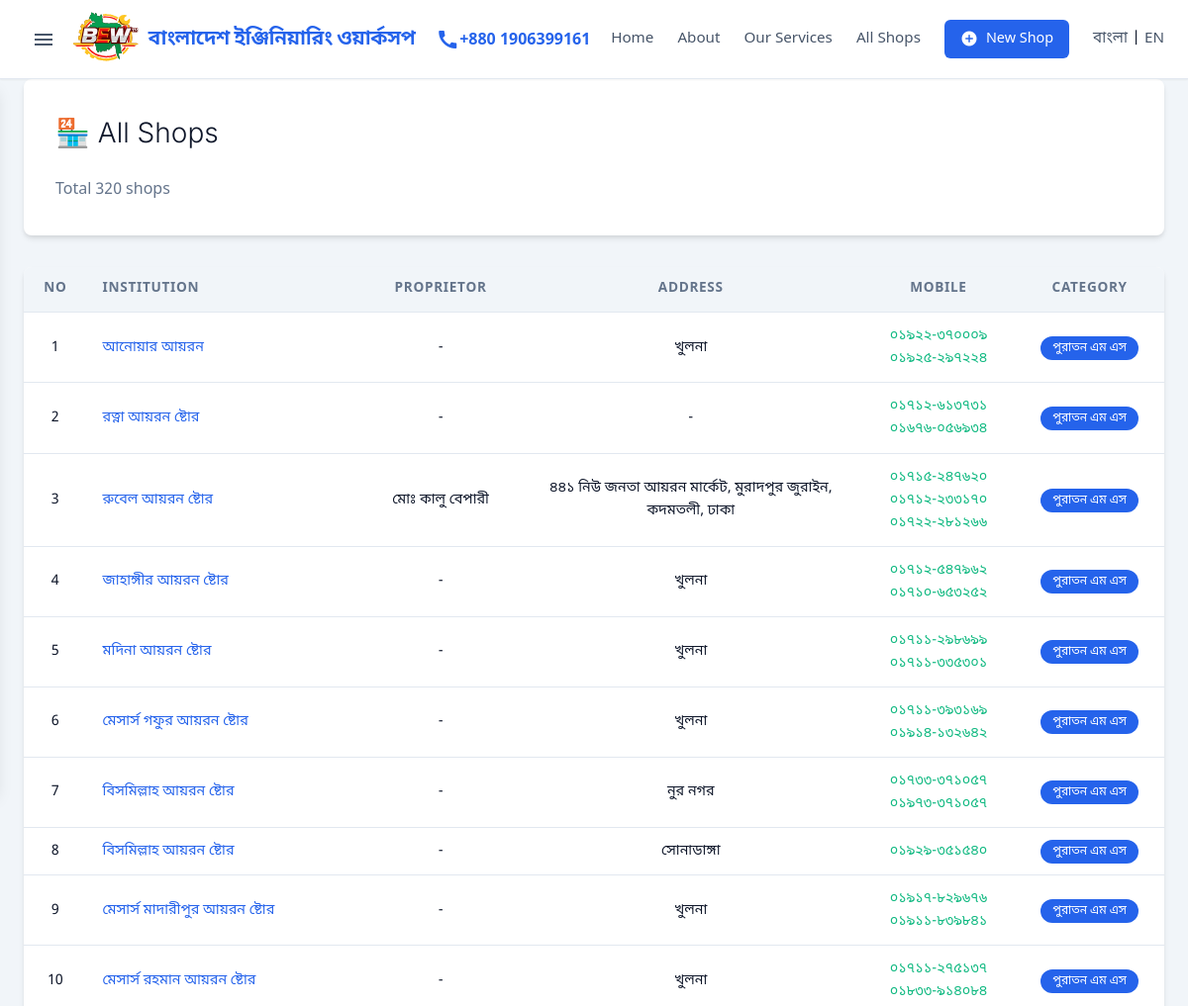
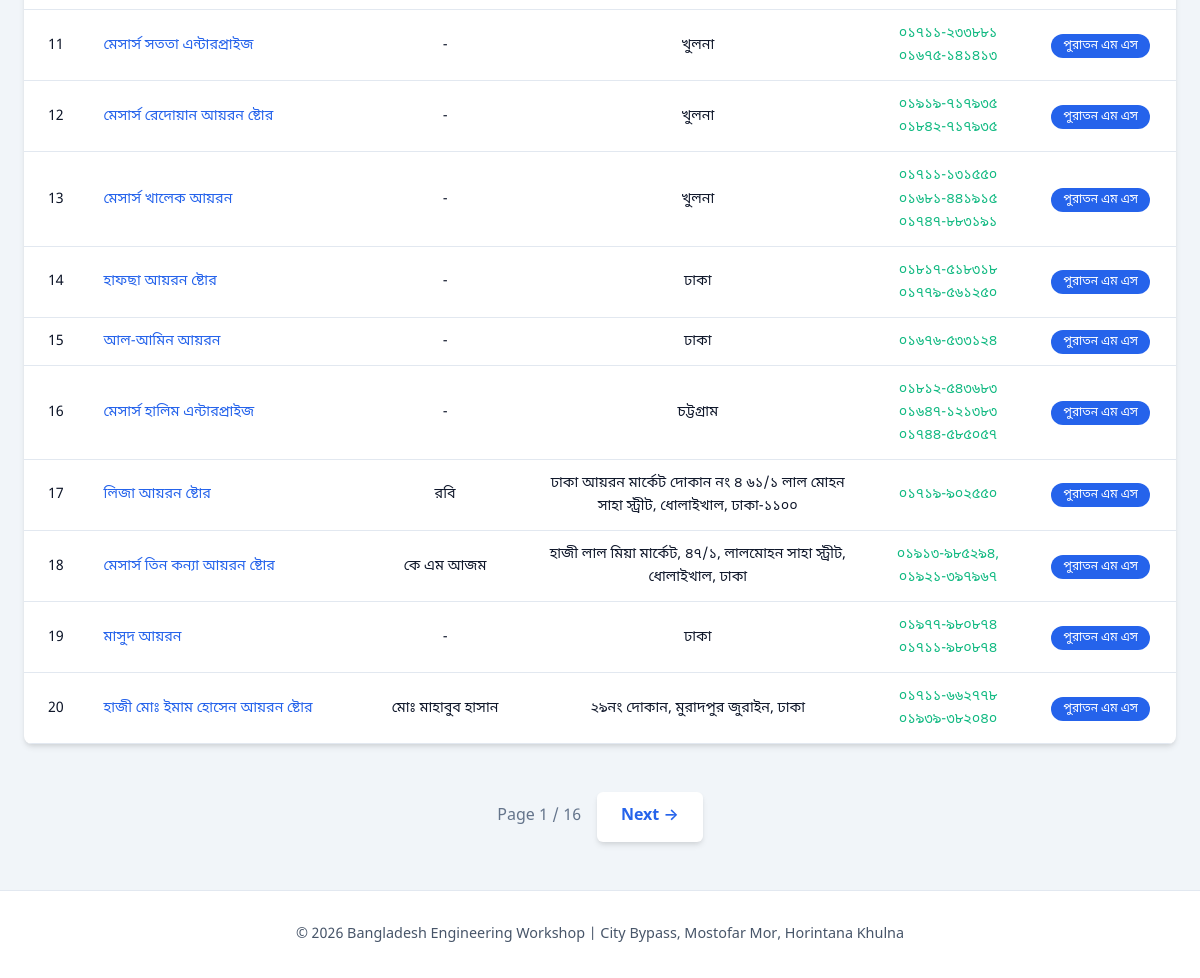
The page /shops on the database its author committed (2 pictures, top to bottom).
### database.py (models this page shows)
class Shop(db.Model):
    __tablename__ = 'shops'
    id = db.Column(db.Integer, primary_key=True)
    category_id = db.Column(db.Integer, db.ForeignKey('categories.id'))
    serial_no = db.Column(db.String(5000))
    name = db.Column(db.String(20000))
    proprietor = db.Column(db.String(10000))
    address = db.Column(db.Text)
    mobile = db.Column(db.String(10000))
    transaction_status = db.Column(db.String(10000))
    whatsapp = db.Column(db.String(5000))
    email_web = db.Column(db.String(10000))
    products = db.Column(db.Text)
    visiting_card = db.Column(db.String(5000))
    created_at = db.Column(db.DateTime, default=datetime.datetime.now)
    updated_at = db.Column(db.DateTime, default=datetime.datetime.now, onupdate=datetime.datetime.now)
    def to_dict(self):
        return {
            'id': self.id,
            'category_id': self.category_id,
            'category_name': self.category.name if self.category else '',
            'category_name_english': self.category.name_english if self.category else '',
            'serial_no': self.serial_no,
            'name': self.name,
            'proprietor': self.proprietor,
            'address': self.address,
            'mobile': self.mobile,
            'transaction_status': self.transaction_status,
            'whatsapp': self.whatsapp,
            'email_web': self.email_web,
            'products': self.products,
            'visiting_card': self.visiting_card,
            'created_at': self.created_at.isoformat() if self.created_at else None,
            'updated_at': self.updated_at.isoformat() if self.updated_at else None
        }

class Category(db.Model):
    __tablename__ = 'categories'
    id = db.Column(db.Integer, primary_key=True)
    name = db.Column(db.String(10000), nullable=False)
    name_english = db.Column(db.String(10000))
    shops = db.relationship('Shop', backref='category', lazy=True)
    def to_dict(self):
        return {
            'id': self.id,
            'name': self.name,
            'name_english': self.name_english
        }

### app.py (the view)
@app.route('/shops')
def shop_list():
    page = request.args.get('page', 1, type=int)
    per_page = 20
    offset = (page - 1) * per_page
    shops = db.get_all_shops(limit=per_page, offset=offset)
    total = db.get_shops_count()
    total_pages = (total + per_page - 1) // per_page
    categories = db.get_all_categories()
    return render_template('shop_list.html',
                         shops=shops,
                         categories=categories,
                         page=page,
                         total_pages=total_pages,
                         total=total)

### app.py (called while the page is built)
def get_locale():
    if 'lang' in session:
        return session['lang']
    return request.accept_languages.best_match(['bn', 'en'])

@app.context_processor
def inject_categories():
    return dict(categories=db.get_all_categories())

### database.py (called while the page is built)
    def get_all_categories(self):
        cats = Category.query.order_by(Category.id).all()
        return [c.to_dict() for c in cats]

    def get_all_shops(self, limit=100000, offset=0):
        shops = Shop.query.order_by(Shop.id).limit(limit).offset(offset).all()
        return [s.to_dict() for s in shops]

    def get_shops_count(self):
        return Shop.query.count()

### templates/shop_list.html (shortened to what this page needs)
{% extends 'base.html' %}
{% block content %}
<section class="page-header">
    <h1>
        {% if current_category %}
        📂 {{ current_category.name }}
        <span class="subtitle">{{ current_category.name_english }}</span>
        {% else %}
        🏪 {{ _('All Shops') }}
        {% endif %}
    </h1>
    <p>{{ _('Total') }} {{ total }} {{ _('shops') }}</p>
</section>
<section class="shops-section">
    {% if shops %}
    <div class="shops-table-container">
        <table class="shops-table">
            <thead>
                <tr>
                    <th>{{ _('No') }}</th>
                    <th>{{ _('Institution') }}</th>
                    <th>{{ _('Proprietor') }}</th>
                    <th>{{ _('Address') }}</th>
                    <th>{{ _('Mobile') }}</th>
                    <th>{{ _('Category') }}</th>
                </tr>
            </thead>
            <tbody>
                {% for shop in shops %}
                <tr>
                    <td>{{ loop.index + ((page-1) * 20) }}</td>
                    <td>
                        <a href="{{ url_for('shop_detail', shop_id=shop.id) }}" class="shop-link">
                            {{ shop.name }}
                        </a>
                    </td>
                    <td>{{ shop.proprietor or '-' }}</td>
                    <td>{{ shop.address or '-' }}</td>
                    <td>
                        {% if shop.mobile %}
                        {% for num in shop.mobile.split() %}
                        <div class="mobile-number">
                            <a href="tel:{{ num }}" class="mobile-link">{{ num }}</a>
                        </div>
                        {% endfor %}
                        {% else %}
                        -
                        {% endif %}
                    </td>
                    <td>
                        {% if shop.category_name %}
                        <a href="{{ url_for('category_shops', category_id=shop.category_id) }}" class="category-badge">
                            {{ shop.category_name }}
                        </a>
                        {% else %}
                        -
                        {% endif %}
                    </td>
                </tr>
                {% endfor %}
            </tbody>
        </table>
    </div>
    {% if total_pages > 1 %}
    <div class="pagination">
        <span class="page-info">{{ _('Page') }} {{ page }} / {{ total_pages }}</span>
        {% if page < total_pages %} <a href="?page={{ page + 1 }}" class="page-link">{{ _('Next') }} →</a>
            {% endif %}
    </div>
    {% endif %}
    {% else %}
    <div class="no-results">
        <p>{{ _('No shops found.') }}</p>
        <a href="{{ url_for('index') }}" class="btn">{{ _('Back to Home') }}</a>
    </div>
    {% endif %}
</section>
{% endblock %}

### static/style.css (style rules this page uses)
:root { --primary: #2563eb; --primary-dark: #1e40af; --secondary: #64748b; --success: #10b981; --danger: #ef4444; --surface: #ffffff; --background: #f1f5f9; --text-main: #0f172a; --text-muted: #475569; --border: #e2e8f0; --dark: var(--text-main); --light: var(--background); --text-color: var(--text-main); --shadow-sm: 0 1px 2px 0 rgba(0, 0, 0, 0.05); --shadow: 0 4px 6px -1px rgba(0, 0, 0, 0.1), 0 2px 4px -1px rgba(0, 0, 0, 0.06); --shadow-lg: 0 10px 15px -3px rgba(0, 0, 0, 0.1); --radius: 8px; --radius-sm: 6px; --font-main: 'Noto Sans Bengali', system-ui, -apple-system, sans-serif; --font-inter: 'Inter', sans-serif; --transition: all 0.2s cubic-bezier(0.4, 0, 0.2, 1); }
* { margin: 0; padding: 0; box-sizing: border-box; }
body { font-family: var(--font-main); background-color: var(--background); color: var(--text-main); line-height: 1.6; min-height: 100vh; display: flex; flex-direction: column; }
h1, h2, h3, h4 { font-family: var(--font-inter); font-weight: 300; color: #333333; line-height: 1.2; }
h1 { font-size: 33px; line-height: 44px; margin-bottom: 1.5rem; }
.shops-section { margin: 2rem 0; }
.shops-table-container { overflow-x: auto; background: white; border-radius: var(--radius); box-shadow: var(--shadow); }
.shops-table { width: 100%; border-collapse: collapse; }
.shops-table th, .shops-table td { padding: 0.75rem 1rem; text-align: center; border-bottom: 1px solid var(--border); font-size: 0.9rem; vertical-align: middle; }
.shops-table th:nth-child(2), .shops-table td:nth-child(2) { text-align: left; }
.shops-table td { white-space: normal; word-wrap: break-word; max-width: 300px; }
.shops-table th { background: var(--light); font-weight: 600; color: var(--secondary); white-space: nowrap; font-size: 0.85rem; text-transform: uppercase; letter-spacing: 0.05em; }
.shop-link { color: var(--primary); text-decoration: none; font-weight: 500; }
.mobile-link { color: var(--success); text-decoration: none; direction: ltr; display: inline-block; }
.category-badge { background: var(--primary); color: white; padding: 0.25rem 0.75rem; border-radius: 50px; font-size: 0.75rem; text-decoration: none; white-space: nowrap; }
.pagination { display: flex; justify-content: center; align-items: center; gap: 1rem; margin-top: 2rem; padding: 1rem; }
.page-link { background: white; padding: 0.75rem 1.5rem; border-radius: var(--radius-sm); text-decoration: none; color: var(--primary); font-weight: 600; box-shadow: var(--shadow); transition: var(--transition); }
.page-info { color: var(--secondary); }
.page-header { background: white; padding: 2rem; border-radius: var(--radius); margin-bottom: 2rem; box-shadow: var(--shadow); }
.page-header h1 { font-size: 1.75rem; color: var(--dark); }
.page-header p { color: var(--secondary); margin-top: 0.5rem; }

### rows shown on the page
Shop: name "আনোয়ার আয়রন", address "খুলনা"
Category: category_name "পুরাতন এম এস" "পুরাতন এম এস" "পুরাতন এম এস" "পুরাতন এম এস" "পুরাতন এম এস" "পুরাতন এম এস" "পুরাতন এম এস" "পুরাতন এম এস" "পুরাতন এম এস" "পুরাতন এম এস" "পুরাতন এম এস" "পুরাতন এম এস" "পুরাতন এম এস" "পুরাতন এম এস" "পুরাতন এম এস" "পুরাতন এম এস" "পুরাতন এম এস" "পুরাতন এম এস" "পুরাতন এম এস" "পুরাতন এম এস"
Shop: name "রত্না আয়রন ষ্টোর"
Shop: name "রুবেল আয়রন ষ্টোর", proprietor "মোঃ কালু বেপারী", address "৪৪১ নিউ জনতা আয়রন মার্কেট, মুরাদপুর জুরাইন, কদমতলী, ঢাকা"
Shop: name "জাহাঙ্গীর আয়রন ষ্টোর", address "খুলনা"
Shop: name "মদিনা আয়রন ষ্টোর", address "খুলনা"
Shop: name "মেসার্স গফুর আয়রন ষ্টোর", address "খুলনা"
Shop: name "বিসমিল্লাহ আয়রন ষ্টোর", address "নুর নগর"
Shop: name "বিসমিল্লাহ আয়রন ষ্টোর", address "সোনাডাঙ্গা", mobile "০১৯২৯-৩৫১৫৪০"
Shop: name "মেসার্স মাদারীপুর আয়রন ষ্টোর", address "খুলনা"
Shop: name "মেসার্স রহমান আয়রন ষ্টোর", address "খুলনা"
Shop: name "মেসার্স সততা এন্টারপ্রাইজ", address "খুলনা"
Shop: name "মেসার্স রেদোয়ান আয়রন ষ্টোর", address "খুলনা"
Shop: name "মেসার্স খালেক আয়রন", address "খুলনা"
Shop: name "হাফছা আয়রন ষ্টোর", address "ঢাকা"
Shop: name "আল-আমিন আয়রন", address "ঢাকা", mobile "০১৬৭৬-৫৩৩১২৪"
Shop: name "মেসার্স হালিম এন্টারপ্রাইজ", address "চট্টগ্রাম"
Shop: name "লিজা আয়রন ষ্টোর", proprietor "রবি", address "ঢাকা আয়রন মার্কেট দোকান নং ৪ ৬১/১ লাল মোহন সাহা স্ট্রীট, ধোলাইখাল, ঢাকা-১১০০", mobile "০১৭১৯-৯০২৫৫০"
Shop: name "মেসার্স তিন কন্যা আয়রন ষ্টোর", proprietor "কে এম আজম", address "হাজী লাল মিয়া মার্কেট, ৪৭/১, লালমোহন সাহা স্ট্রীট, ধোলাইখাল, ঢাকা"
Shop: name "মাসুদ আয়রন", address "ঢাকা"
Shop: name "হাজী মোঃ ইমাম হোসেন আয়রন ষ্টোর", proprietor "মোঃ মাহাবুব হাসান", address "২৯নং দোকান, মুরাদপুর জুরাইন, ঢাকা"

### other values the page prints
{{ total }} "320"
{{ shop.proprietor or '-' }} "-" "-" "-" "-" "-" "-" "-" "-" "-" "-" "-" "-" "-" "-" "-" "-"
{{ num }} "০১৯২২-৩৭০০০৯" "০১৯২৫-২৯৭২২৪" "০১৭১২-৬১৩৭৩১" "০১৬৭৬-০৫৬৯৩৪" "০১৭১৫-২৪৭৬২০" "০১৭১২-২৩৩১৭০" "০১৭২২-২৮১২৬৬" "০১৭১২-৫৪৭৯৬২" "০১৭১০-৬৫৩২৫২" "০১৭১১-২৯৮৬৯৯" "০১৭১১-৩৩৫৩০১" "০১৭১১-৩৯৩১৬৯" "০১৯১৪-১৩২৬৪২" "০১৭৩৩-৩৭১০৫৭" "০১৯৭৩-৩৭১০৫৭" "০১৯১৭-৮২৯৬৭৬" "০১৯১১-৮৩৯৮৪১" "০১৭১১-২৭৫১৩৭" "০১৮৩৩-৯১৪০৮৪" "০১৭১১-২৩৩৮৮১" "০১৬৭৫-১৪১৪১৩" "০১৯১৯-৭১৭৯৩৫" "০১৮৪২-৭১৭৯৩৫" "০১৭১১-১৩১৫৫০" "০১৬৮১-৪৪১৯১৫" "০১৭৪৭-৮৮৩১৯১" "০১৮১৭-৫১৮৩১৮" "০১৭৭৯-৫৬১২৫০" "০১৮১২-৫৪৩৬৮৩" "০১৬৪৭-১২১৩৮৩" "০১৭৪৪-৫৮৫০৫৭" "০১৯১৩-৯৮৫২৯৪," "০১৯২১-৩৯৭৯৬৭" "০১৯৭৭-৯৮০৮৭৪" "০১৭১১-৯৮০৮৭৪" "০১৭১১-৬৬২৭৭৮" "০১৯৩৯-৩৮২০৪০"
{{ shop.address or '-' }} "-"
{{ page }} "1"
{{ total_pages }} "16"
